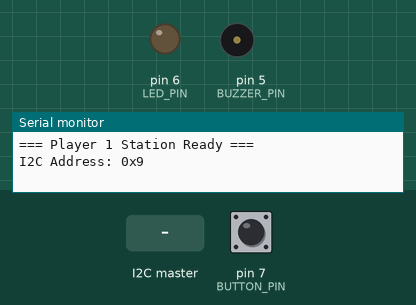
Bench run of a sketch on a simulated Arduino Uno, built with avr-gcc and run on an emulated ATmega328P. Parts: output pins drawn as LEDs (lit = HIGH), buzzer (waves = sounding), the last lines printed to the serial monitor. The test bench sets the inputs (shaded band); at power-on: pin 7 (BUTTON_PIN) LOW.

Above: at 1.8 s.
1.9 s: the I2C master sends "R"
At 2.4 s:
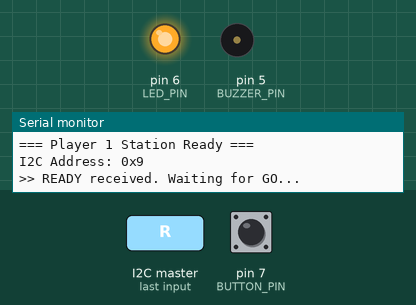
3.4 s: pin 7 (BUTTON_PIN) pulled HIGH for 0.15 s
At 4.0 s:
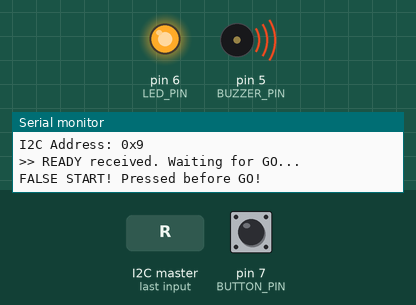
Timing chart, 0 to 6.4 s (numbered marks = the images above; inputs shaded):
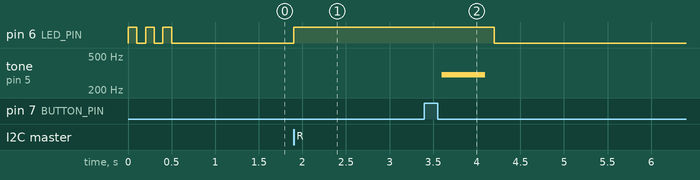

The sketch:

slave2.ino
```cpp
// ============================================================
// REACTION-TIME ARENA — Player 1 Station (Arduino B)
// ============================================================
// Role: I2C peripheral at address 0x08
//       Monitors pushbutton, measures reaction time,
//       detects false starts, controls LED + buzzer feedback
//
// I2C Protocol (Master -> This):
//   'R' = READY (new round, reset state)
//   'G' = GO    (start timing!)
//
// I2C Protocol (This -> Master):
//   Sends 2 bytes: reaction time in ms (high byte, low byte)
//   Special values:
//     0    = not ready / still waiting for button press
//     9999 = false start (pressed before GO)
// ============================================================

#include <Wire.h>

// ----- Configuration -----
const int I2C_ADDRESS = 0x09;  // Player 2 address

// ----- Pin Definitions -----
const int BUTTON_PIN = 7;   // Pushbutton input (active LOW, internal pullup)
const int LED_PIN    = 6;   // LED indicator
const int BUZZER_PIN = 5;   // Piezo buzzer

// ----- Player State Machine -----
enum PlayerState {
  PLAYER_IDLE,        // Waiting for game to start
  PLAYER_READY,       // Received READY, waiting for GO
  PLAYER_TIMING,      // GO received, timing reaction
  PLAYER_DONE,        // Button pressed, time recorded
  PLAYER_FALSE_START  // Pressed before GO
};

volatile PlayerState playerState = PLAYER_IDLE;

// ----- Timing Variables -----
volatile unsigned long goTimestamp     = 0;   // When GO was received
volatile int           reactionTime   = 0;   // Calculated reaction time (ms)
volatile bool          falseStartFlag = false;

// ----- Button Debounce -----
bool lastButtonState = LOW;
unsigned long lastDebounceTime = 0;
const int DEBOUNCE_DELAY = 30;  // Shorter debounce for reaction game accuracy

// ----- Feedback Timing -----
unsigned long feedbackStart = 0;
bool feedbackActive = false;

// ============================================================
// SETUP
// ============================================================
void setup() {
  Serial.begin(9600);

pinMode(BUTTON_PIN, INPUT);  // external pull-down resistor
  // Active LOW
  pinMode(LED_PIN, OUTPUT);
  pinMode(BUZZER_PIN, OUTPUT);

  digitalWrite(LED_PIN, LOW);
  digitalWrite(BUZZER_PIN, LOW);

  // Join I2C bus as peripheral
  Wire.begin(I2C_ADDRESS);
  Wire.onReceive(receiveCommand);   // Called when master sends data
  Wire.onRequest(sendReactionTime); // Called when master requests data

  Serial.println(F("=== Player 1 Station Ready ==="));
  Serial.print(F("I2C Address: 0x"));
  Serial.println(I2C_ADDRESS, HEX);

  // Startup blink
  blinkLED(3, 100);
}

// ============================================================
// MAIN LOOP
// ============================================================
void loop() {
  // Handle button presses based on current state
  handleButton();

  // Handle timed feedback (LED/buzzer off after duration)
  handleFeedback();
}

// ============================================================
// BUTTON HANDLING (with debounce)
// ============================================================
void handleButton() {
  if (digitalRead(BUTTON_PIN) == HIGH) {
    delay(200);
    onButtonPress();
  }
}

void onButtonPress() {
  switch (playerState) {

    case PLAYER_READY:
      // Pressed BEFORE the GO signal -> FALSE START
      falseStartFlag = true;
      reactionTime = 9999;  // Special false start code
      playerState = PLAYER_FALSE_START;

      // Feedback: rapid buzzer = bad!
      Serial.println(F("FALSE START! Pressed before GO!"));
      falseStartFeedback();
      break;

    case PLAYER_TIMING:
      // Pressed AFTER GO -> record reaction time
      reactionTime = (int)(millis() - goTimestamp);

      // Clamp to valid range
      if (reactionTime < 1) reactionTime = 1;
      if (reactionTime > 9998) reactionTime = 9998;  // 9999 reserved

      playerState = PLAYER_DONE;

      // Feedback: short beep + LED = good!
      Serial.print(F("Reaction time: "));
      Serial.print(reactionTime);
      Serial.println(F(" ms"));
      goodPressFeedback();
      break;

    case PLAYER_IDLE:
    case PLAYER_DONE:
    case PLAYER_FALSE_START:
      // Button press ignored in these states
      break;
  }
}

// ============================================================
// I2C RECEIVE HANDLER (called by interrupt)
// ============================================================
void receiveCommand(int numBytes) {
  while (Wire.available()) {
    char command = Wire.read();

    switch (command) {
      case 'R':
        // READY: New round, reset everything
        playerState = PLAYER_READY;
        reactionTime = 0;
        falseStartFlag = false;
        goTimestamp = 0;

        // Turn on LED to show "ready" state
        digitalWrite(LED_PIN, HIGH);

        Serial.println(F(">> READY received. Waiting for GO..."));
        break;

      case 'G':
        // GO: Start timing! (only if we haven't false-started)
        if (playerState == PLAYER_READY) {
          goTimestamp = millis();
          playerState = PLAYER_TIMING;

          // Flash LED off briefly to signal GO
          digitalWrite(LED_PIN, LOW);

          Serial.println(F(">> GO received! Timing started."));
        }
        // If already in FALSE_START state, ignore the GO
        break;
    }
  }
}

// ============================================================
// I2C REQUEST HANDLER (called by interrupt)
// ============================================================
void sendReactionTime() {
  int timeToSend = 0;

  switch (playerState) {
    case PLAYER_DONE:
      timeToSend = reactionTime;
      break;
    case PLAYER_FALSE_START:
      timeToSend = 9999;  // False start indicator
      break;
    default:
      timeToSend = 0;  // Not ready yet
      break;
  }

  // Send as 2 bytes (high byte first, then low byte)
  byte highByte = (timeToSend >> 8) & 0xFF;
  byte lowByte  = timeToSend & 0xFF;
  Wire.write(highByte);
  Wire.write(lowByte);
}

// ============================================================
// FEEDBACK FUNCTIONS (LED + Buzzer)
// ============================================================

void goodPressFeedback() {
  // Short beep + LED flash for a valid press
  digitalWrite(LED_PIN, HIGH);
  tone(BUZZER_PIN, 1000, 150);  // 1kHz beep for 150ms
  feedbackStart = millis();
  feedbackActive = true;
}

void falseStartFeedback() {
  // Rapid low buzzing + LED flashing for false start
  digitalWrite(LED_PIN, HIGH);
  tone(BUZZER_PIN, 300, 500);  // Low 300Hz buzz for 500ms
  feedbackStart = millis();
  feedbackActive = true;
}

void handleFeedback() {
  if (feedbackActive && (millis() - feedbackStart > 600)) {
    digitalWrite(LED_PIN, LOW);
    noTone(BUZZER_PIN);
    feedbackActive = false;
  }
}

void blinkLED(int times, int delayMs) {
  for (int i = 0; i < times; i++) {
    digitalWrite(LED_PIN, HIGH);
    delay(delayMs);
    digitalWrite(LED_PIN, LOW);
    delay(delayMs);
  }
}
```

Measured:
- after the input at 1.9 s, pin 6 (LED_PIN): LOW → HIGH at once
- after the input at 3.4 s, pin 6 (LED_PIN): HIGH → LOW after 0.80 s; tone on pin 5 (BUZZER_PIN): silent → 300 Hz after 0.20 s, → silent 0.50 s later
